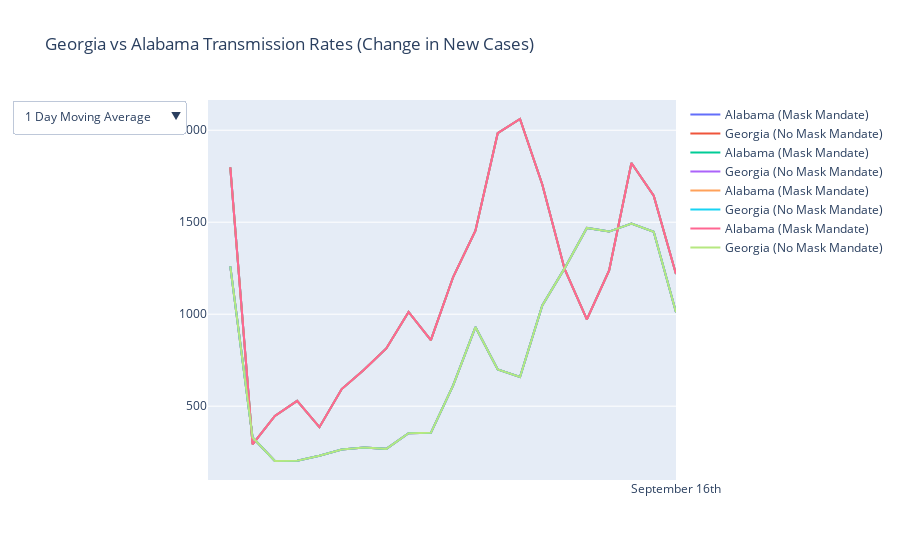

Notebook code cell kept with this figure:
### Code cell
import plotly.graph_objects as go
import pandas as pd

# Create figure and add line
fig = go.Figure()


rolling_means = [1,7,14,30]
trace_view = np.array([False for _ in range(8)])

buttons = []

for i,rm in enumerate(rolling_means):
    
    data_GA = agg_GA.groupby("week").sum().diff()[:-1]
    data_AL = agg_AL.groupby("week").sum().diff()[:-1]
    
    fig.add_trace(go.Scatter(
        x=data_AL.index,
        y=data_AL.cases,
        mode="lines",
        name = "Alabama (Mask Mandate)"
    ))

    fig.add_trace(go.Scatter(
        x=data_GA.index,
        y=data_GA.cases,
        mode="lines",
        name = "Georgia (No Mask Mandate)"
    ))
    
    view = trace_view.copy()
    view[i*2:i*2+2] = True
    
    buttons.append(dict(label=str(rm) + " Day Moving Average",
         method="update",
         args=[{"visible": view},
               {"title": str(rm) + " Day Moving Average",
                "annotations": []}]) ) 
    
fig.update_layout(
    updatemenus=[
        dict(
            active=0,
            buttons=buttons
        )
    ])


# Set custom x-axis labels
fig.update_xaxes(
    ticktext=["May 16th", "June 16th","July 16th: Mandate Initiated", "August 16th", "September 16th"],
    tickvals=["2020-05-16","2020-06-16", "2020-07-16", "2020-08-16", data_AL.index.max()],
)

# Set figure title
fig.update_layout(title_text="Georgia vs Alabama Transmission Rates (Change in New Cases)")

fig.show()

### Figure 1 — Plotly figure (JSON) as saved in the notebook; plotly's stock layout.template omitted (floating-point values rounded to 4 significant figures)
{"data": [{"mode": "lines", "name": "Alabama (Mask Mandate)", "type": "scatter", "x": [16, 17, 18, 19, 20, 21, 22, 23, 24, 25, 26, 27, 28, 29, 30, 31, 32, 33, 34, 35, 36, 37], "y": [null, 1798, 293, 447, 529, 386, 593, 698, 814, 1012, 859, 1202, 1454, 1984, 2061, 1705, 1246, 972, 1238, 1822, 1644, 1218]}, {"mode": "lines", "name": "Georgia (No Mask Mandate)", "type": "scatter", "x": [16, 17, 18, 19, 20, 21, 22, 23, 24, 25, 26, 27, 28, 29, 30, 31, 32, 33, 34, 35, 36, 37], "y": [null, 1260, 330, 202, 203, 231, 264, 276, 268, 353, 355, 613, 930, 700, 659, 1048, 1249, 1469, 1449, 1492, 1448, 1011]}, {"mode": "lines", "name": "Alabama (Mask Mandate)", "type": "scatter", "x": [16, 17, 18, 19, 20, 21, 22, 23, 24, 25, 26, 27, 28, 29, 30, 31, 32, 33, 34, 35, 36, 37], "y": [null, 1798, 293, 447, 529, 386, 593, 698, 814, 1012, 859, 1202, 1454, 1984, 2061, 1705, 1246, 972, 1238, 1822, 1644, 1218]}, {"mode": "lines", "name": "Georgia (No Mask Mandate)", "type": "scatter", "x": [16, 17, 18, 19, 20, 21, 22, 23, 24, 25, 26, 27, 28, 29, 30, 31, 32, 33, 34, 35, 36, 37], "y": [null, 1260, 330, 202, 203, 231, 264, 276, 268, 353, 355, 613, 930, 700, 659, 1048, 1249, 1469, 1449, 1492, 1448, 1011]}, {"mode": "lines", "name": "Alabama (Mask Mandate)", "type": "scatter", "x": [16, 17, 18, 19, 20, 21, 22, 23, 24, 25, 26, 27, 28, 29, 30, 31, 32, 33, 34, 35, 36, 37], "y": [null, 1798, 293, 447, 529, 386, 593, 698, 814, 1012, 859, 1202, 1454, 1984, 2061, 1705, 1246, 972, 1238, 1822, 1644, 1218]}, {"mode": "lines", "name": "Georgia (No Mask Mandate)", "type": "scatter", "x": [16, 17, 18, 19, 20, 21, 22, 23, 24, 25, 26, 27, 28, 29, 30, 31, 32, 33, 34, 35, 36, 37], "y": [null, 1260, 330, 202, 203, 231, 264, 276, 268, 353, 355, 613, 930, 700, 659, 1048, 1249, 1469, 1449, 1492, 1448, 1011]}, {"mode": "lines", "name": "Alabama (Mask Mandate)", "type": "scatter", "x": [16, 17, 18, 19, 20, 21, 22, 23, 24, 25, 26, 27, 28, 29, 30, 31, 32, 33, 34, 35, 36, 37], "y": [null, 1798, 293, 447, 529, 386, 593, 698, 814, 1012, 859, 1202, 1454, 1984, 2061, 1705, 1246, 972, 1238, 1822, 1644, 1218]}, {"mode": "lines", "name": "Georgia (No Mask Mandate)", "type": "scatter", "x": [16, 17, 18, 19, 20, 21, 22, 23, 24, 25, 26, 27, 28, 29, 30, 31, 32, 33, 34, 35, 36, 37], "y": [null, 1260, 330, 202, 203, 231, 264, 276, 268, 353, 355, 613, 930, 700, 659, 1048, 1249, 1469, 1449, 1492, 1448, 1011]}], "layout": {"title": {"text": "Georgia vs Alabama Transmission Rates (Change in New Cases)"}, "updatemenus": [{"active": 0, "buttons": [{"args": [{"visible": [true, true, false, false, false, false, false, false]}, {"annotations": [], "title": "1 Day Moving Average"}], "label": "1 Day Moving Average", "method": "update"}, {"args": [{"visible": [false, false, true, true, false, false, false, false]}, {"annotations": [], "title": "7 Day Moving Average"}], "label": "7 Day Moving Average", "method": "update"}, {"args": [{"visible": [false, false, false, false, true, true, false, false]}, {"annotations": [], "title": "14 Day Moving Average"}], "label": "14 Day Moving Average", "method": "update"}, {"args": [{"visible": [false, false, false, false, false, false, true, true]}, {"annotations": [], "title": "30 Day Moving Average"}], "label": "30 Day Moving Average", "method": "update"}]}], "xaxis": {"ticktext": ["May 16th", "June 16th", "July 16th: Mandate Initiated", "August 16th", "September 16th"], "tickvals": ["2020-05-16", "2020-06-16", "2020-07-16", "2020-08-16", 37]}}}
